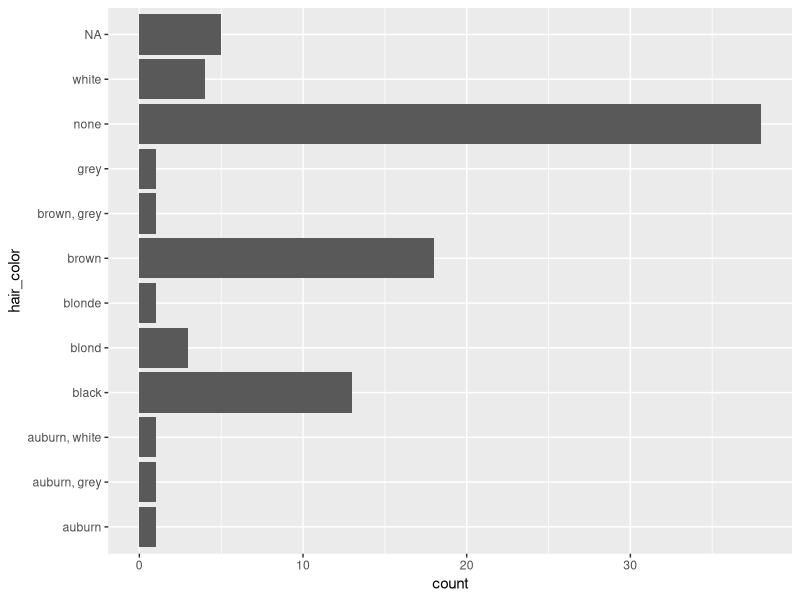
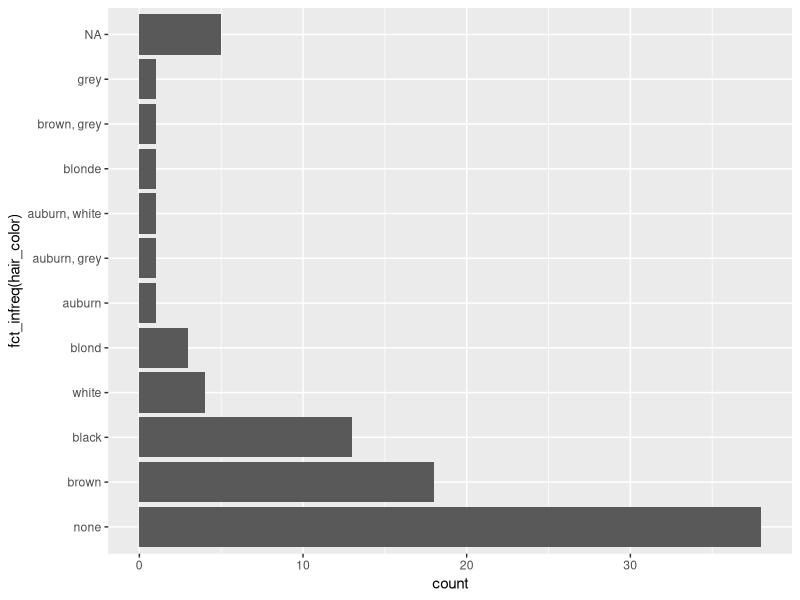
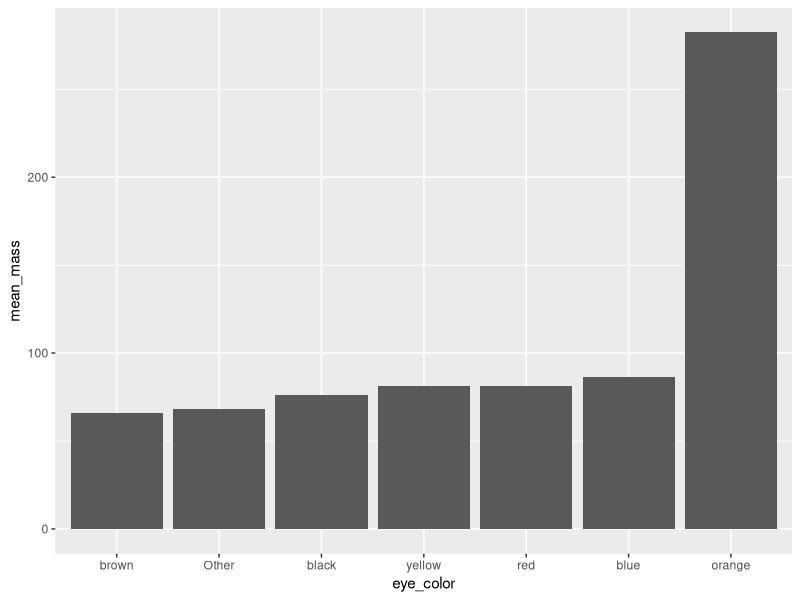
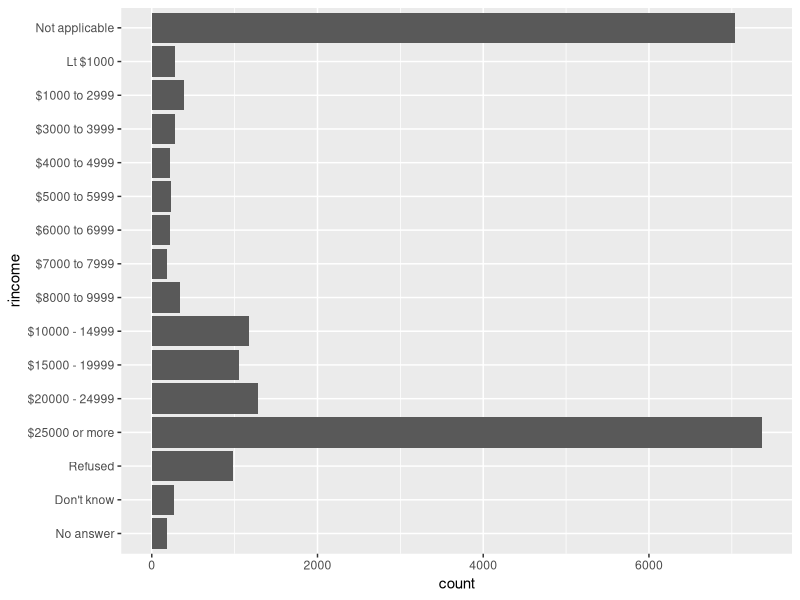

Source code (R) for these figures, in order:
## ---- chunk 1
knitr::opts_chunk$set(
  collapse = TRUE,
  comment = "#>"
)
## ---- chunk 2
library(tidyverse)
## ---- chunk 3
ggplot(starwars, aes(x = hair_color)) + 
  geom_bar() + 
  coord_flip()
## ---- chunk 4
ggplot(starwars, aes(x = fct_infreq(hair_color))) + 
  geom_bar() + 
  coord_flip()
## ---- chunk 5
starwars %>%
  count(skin_color, sort = TRUE)
## ---- chunk 6
starwars %>%
  mutate(skin_color = fct_lump(skin_color, n = 5)) %>%
  count(skin_color, sort = TRUE)
## ---- chunk 7
starwars %>%
  mutate(skin_color = fct_lump(skin_color, prop = .1)) %>%
  count(skin_color, sort = TRUE)
## ---- chunk 8
avg_mass_eye_color <- starwars %>%
  mutate(eye_color = fct_lump(eye_color, n = 6)) %>%
  group_by(eye_color) %>%
  summarise(mean_mass = mean(mass, na.rm = TRUE))

avg_mass_eye_color
## ---- chunk 9
avg_mass_eye_color %>%
  mutate(eye_color = fct_reorder(eye_color, mean_mass)) %>%
  ggplot(aes(x = eye_color, y = mean_mass)) + 
  geom_col()
## ---- chunk 10
ggplot(gss_cat, aes(x = rincome)) +
   geom_bar() + 
   coord_flip()
## ---- chunk 11
levels(gss_cat$rincome)
## ---- chunk 12
reshuffled_income <- gss_cat$rincome %>%
  fct_shuffle()

levels(reshuffled_income)
## ---- chunk 13
fct_relevel(reshuffled_income, c("Lt $1000", "$1000 to 2999")) %>%
  levels()
## ---- chunk 14
fct_relevel(reshuffled_income, c("Lt $1000", "$1000 to 2999"), after = 1) %>%
  levels()
